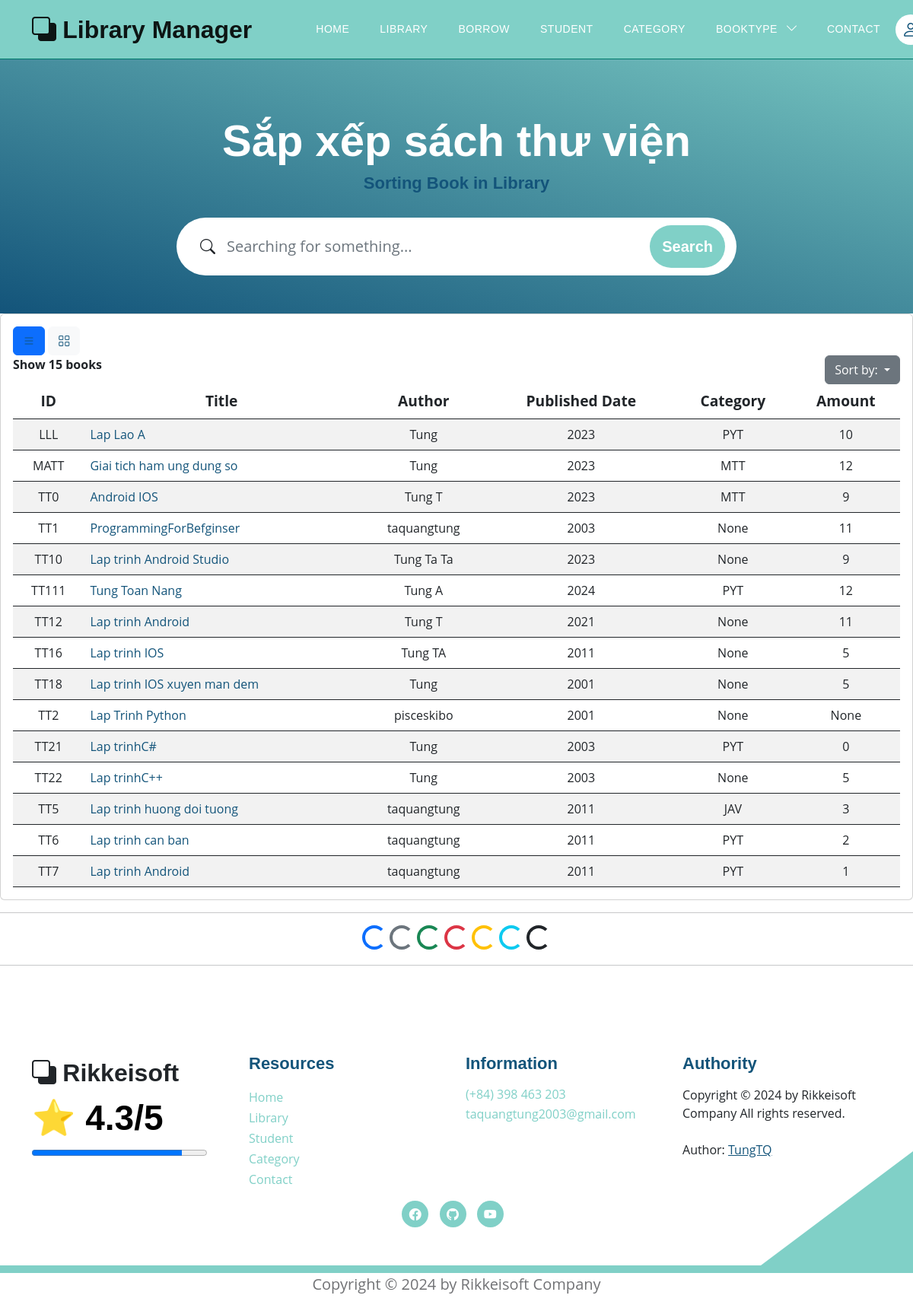
Before: /books/sort_books?bookview=0&choice=id with the older database file.
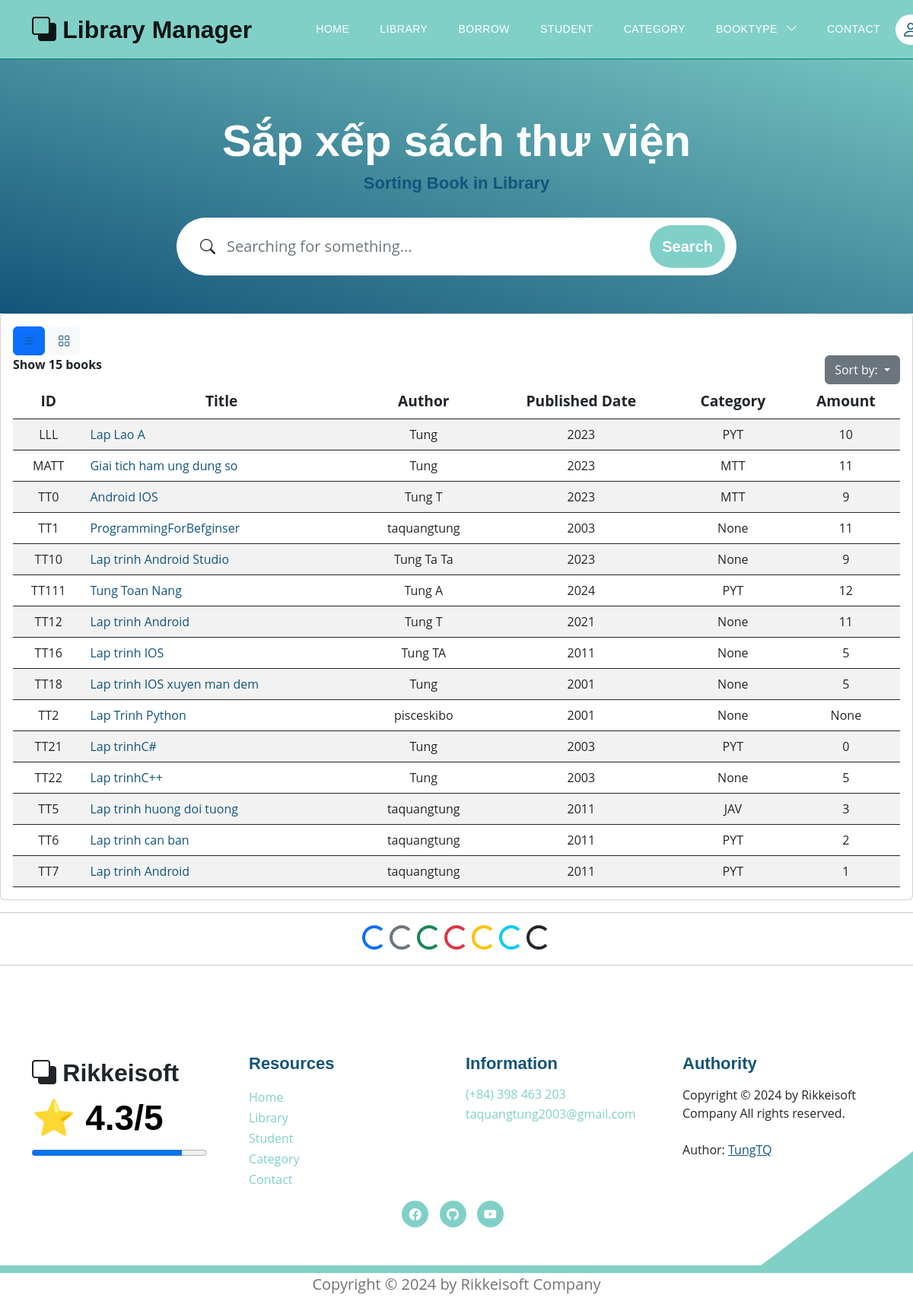
After: the same page with the newer database file.
### models.py (models this page shows, shortened)
class Book(Base):
    __tablename__ = 'books'
    username_id = Column(String(30), ForeignKey('users.username'), nullable=False)
    id_book = Column(String(30), primary_key=True, unique=True, index=True)         # Số thứ tự sách
    title = Column(String(100), index=True)      # Tiêu đề sách
    author = Column(String(100), index=True)     # Tác giả
    year = Column(Integer)                  # Năm xuất bản
    quantity_amount = Column(Integer, index=True, default=0)
    category_id = Column(String(10), ForeignKey('category.category_id'), nullable=False)
    insert_at = Column(DateTime, index=True)
    insert_id = Column(String(30), index=True)
    update_at = Column(DateTime,index=True)
    update_id = Column(String(30), index=True)
    delete_at = Column(DateTime,index=True)
    delete_id = Column(String(30), index=True)
    delete_flag = Column(Integer, index=True)
    image_book = Column(String(100), index=True, nullable=True)         # Đường dẫn tới ảnh của sách
    pdf_book = Column(String(100), index=True, nullable=True)           # Đường dẫn tới file PDF của sách
    user = relationship("User", back_populates="books")
    category = relationship("Category", back_populates="category_books")
    borrows = relationship("BorrowBook", back_populates="book_borrow")
    borrowfinal = relationship("BorrowBookFinal", back_populates="book_borrow_final")
    comments = relationship("CommentBook", back_populates="book")

class Category(Base):
    __tablename__ = 'category'
    category_id = Column(String(10), primary_key=True, index=True)
    category_name = Column(String(50), index=True)
    insert_at = Column(DateTime, index=True)
    insert_id = Column(String(30), index=True)
    update_at = Column(DateTime,index=True)
    update_id = Column(String(30), index=True)
    delete_at = Column(DateTime,index=True)
    delete_id = Column(String(30), index=True)
    delete_flag = Column(Integer, index=True)
    category_books = relationship("Book", back_populates="category")

### routers/book.py (the view)
@router.get('/books/sort_books', response_class=HTMLResponse)
async def sort_books(bookview: int, choice: str, request: Request, db: Session = Depends(models.get_db)):
    mean_star = function.get_mean_star(db)
    all_category2 = db.query(models.Category).filter(models.Category.delete_flag != 1).all()
    if choice == "year":
        books = db.query(models.Book).order_by(models.Book.year)
    elif choice == "id":
        books = db.query(models.Book).order_by(models.Book.id_book)
    elif choice == "name":
        books = db.query(models.Book).order_by(models.Book.title)
    books = books.filter(models.Book.delete_flag != 1).all()
    total_books = db.query(models.Book).filter(models.Book.delete_flag == 0).count()
    return templates.TemplateResponse("books/sorting_book.html", {
        "request": request,
        "books": books,
        "total_books": total_books,
        "bookview": bookview,
        "mean_star": mean_star,
        "all_category2": all_category2})

### templates/books/sorting_book.html (shortened to what the changed rows need)
{% extends "base.html" %}
{% block content %}
<section class="hero-section d-flex justify-content-center align-items-center" id="section_1"
    style="padding-bottom: 50px;">
    <div class="container">
        <div class="row">
            <div class="col-lg-8 col-12 mx-auto">
                <h1 class="text-white text-center"> Sắp xếp sách thư viện </h1>
            </div>
        </div>
    </div>
</section>
<div class="card card-table comman-shadow">
    <div class="card-body">
        <div class="table-responsive">
            <div id="DataTables_Table_0_wrapper" class="dataTables_wrapper no-footer">
                {% if bookview == 0 %}
                <table
                    class="table border-0 star-student table-hover table-center mb-0 datatable table-striped dataTable no-footer"
                    id="DataTables_Table_0" aria-describedby="DataTables_Table_0_info">
                    <thead class="student-thread">
                        <tr style="text-align: center; font-size:larger;">
                            <th rowspan="1" colspan="1" aria-label="ID: activate to sort column ascending">ID</th>
                            <th rowspan="1" colspan="1" aria-label="Title: activate to sort column ascending">Title</th>
                            <th rowspan="1" colspan="1" aria-label="Author: activate to sort column ascending">Author
                            </th>
                            <th rowspan="1" colspan="1" aria-label="Published Date: activate to sort column ascending">
                                Published Date</th>
                            <th rowspan="1" colspan="1" aria-label="Category: activate to sort column ascending">
                                Category</th>
                            <th rowspan="1" colspan="1" aria-label="Action: activate to sort column ascending">Amount
                            </th>
                        </tr>
                    </thead>
                    <tbody>
                        <form action="">
                            {% for book in books %}
                            <tr class="{% if loop.index is even %} even {% else %}odd{% endif %}">
                                <td style="text-align: center;">{{ book.id_book }}</td>
                                <td> <a href="/books/detail_book?choice_book={{book.id_book}}">{{ book.title }}</a></td>
                                <td style="text-align: center;">{{ book.author }}</td>
                                <td style="text-align: center;">{{ book.year }}</td>
                                <td style="text-align: center;">{{ book.category }}</td>
                                <td style="text-align: center;">{{ book.quantity_amount }}</td>
                            </tr>
                            {% endfor %}
                        </form>
                    </tbody>
                </table>
                {% endif %}
            </div>
        </div>
    </div>
</div>
{% endblock content %}

Changed rows visible on the page:
changed Book "MATT": quantity_amount "12" → "11"
